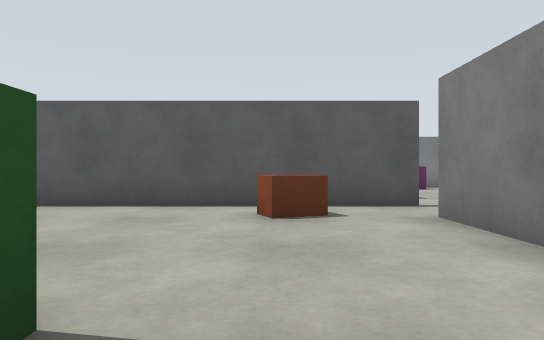
View 1 (above)

20 first-person views from a walk through a robot-simulator world made for Gazebo. The camera is 0.68 m above the floor, looks level and sees 70° across. The floor is counted in squares, 1 m on a side. Each view is taken from the middle of a square. On the plan, view 1 faces up. The plan holds only what a view shows up to about 11 squares ahead; the rest is blank. The place goes on beyond the plan. The robots in the file are not drawn.

View 2
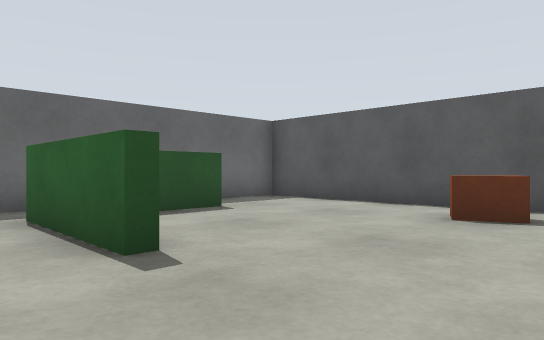

View 3
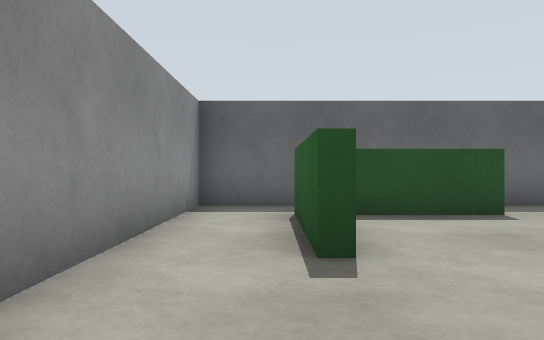

View 4
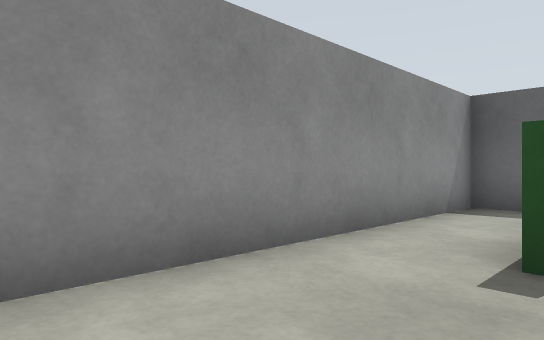

View 5
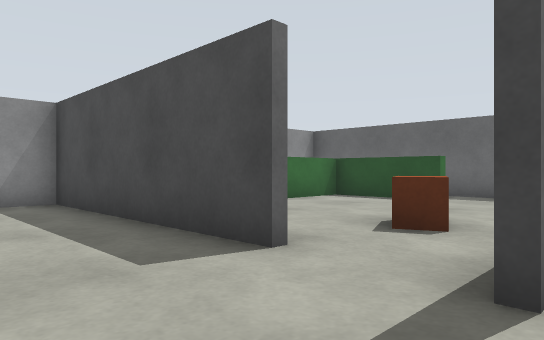

View 6
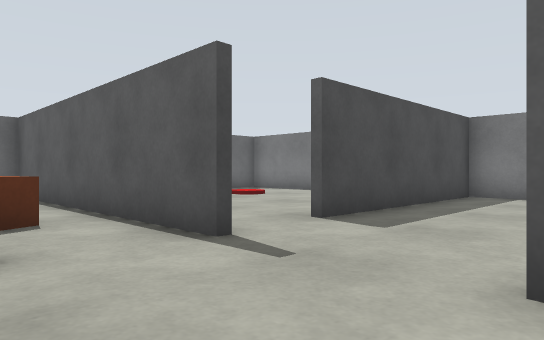

View 7
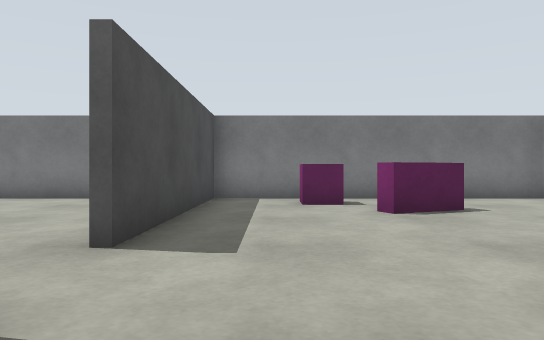

View 8
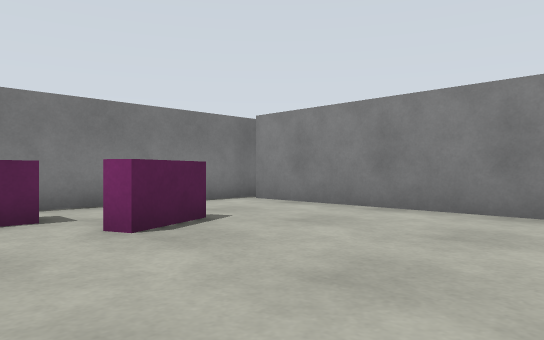

View 9
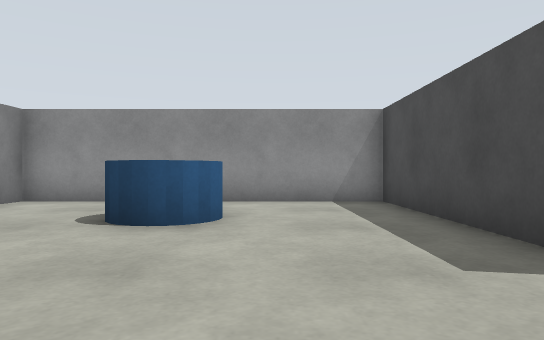

View 10
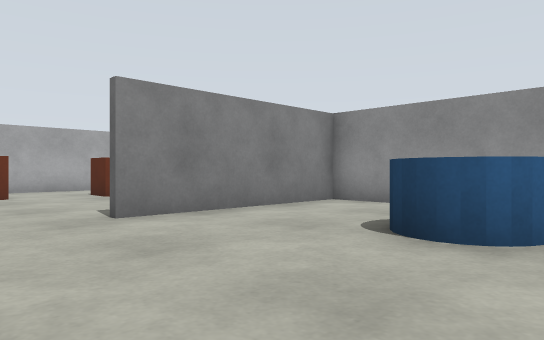

View 11
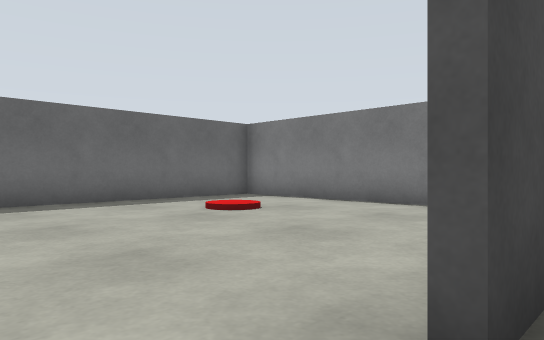

View 12
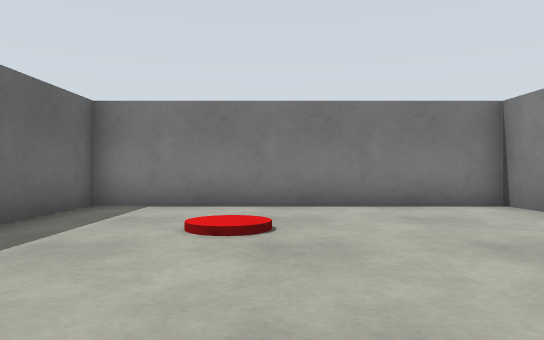

View 13
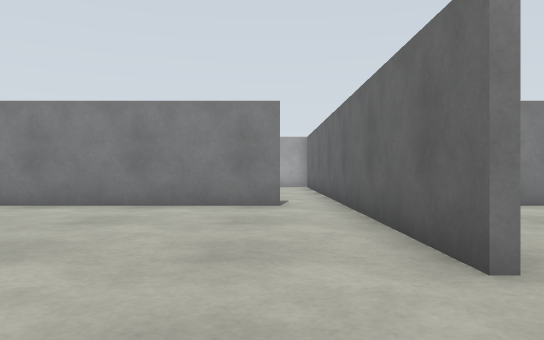

View 14
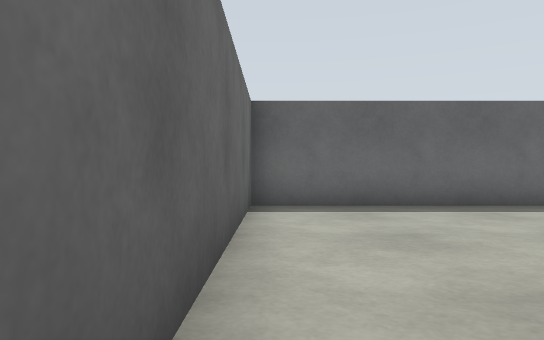

View 15
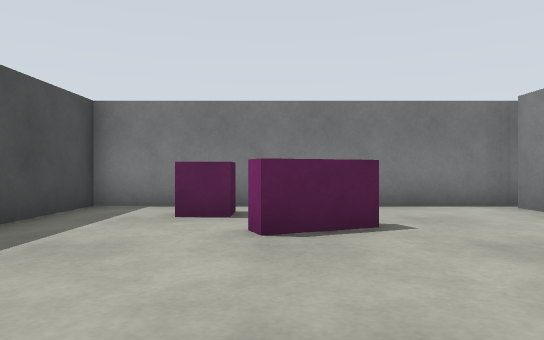

View 16
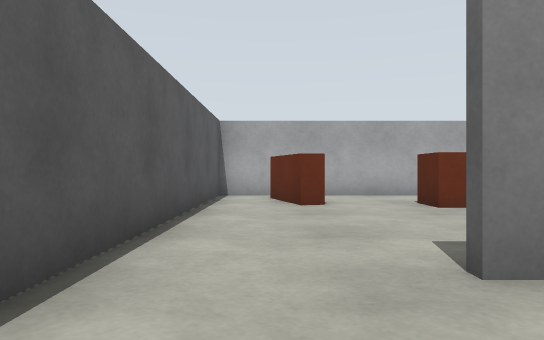

View 17
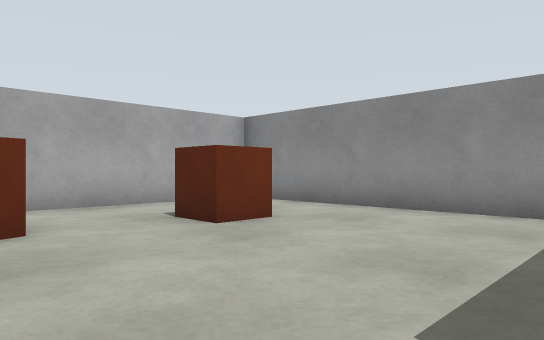

View 18
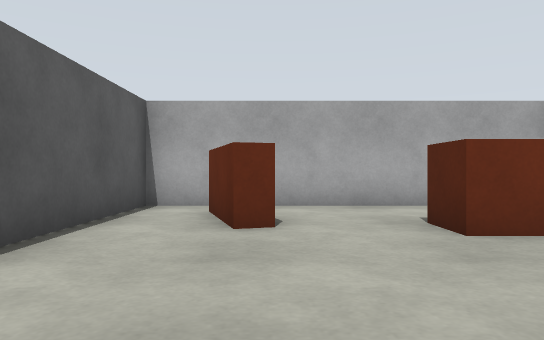

View 19
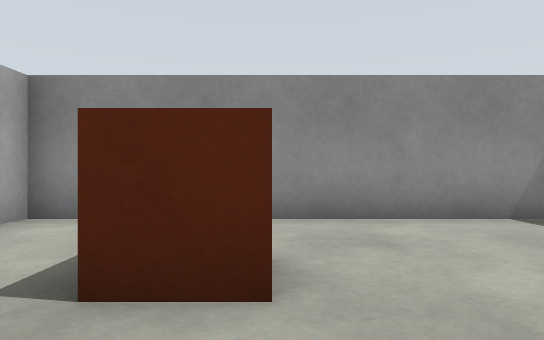

View 20
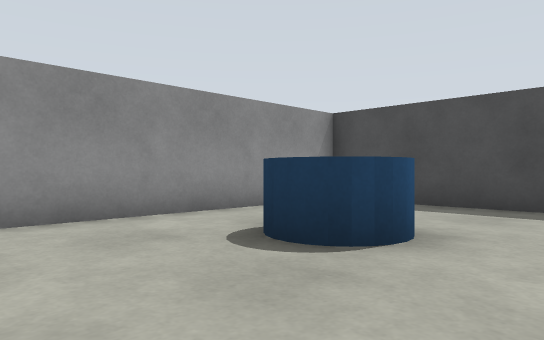

### Floor plan
Ten units are one square. View 1 is at (0, 0); x grows to the right and y downward. Boxes are objects, and circles mark ways between rooms. Rooms are numbered by the first view taken in them; rooms with no view inside come last. Other rooms are left out.
<svg viewBox="-60 -160 249 169">
<path fill="none" stroke="#000" d="M-10 -18 -10 -14M24 -34 24 -56M29 -74 -35 -74M-44 4 16 4M-10 -14 -40 -14M-39 -46 -39 -17 -19 -17M55 -76 104 -76M104 -88 104 -150M109 -154 30 -154M26 -155 26 -94M14 -76 29 -76M26 -56 26 4 104 4 104 -48M24 -142 24 -155M-51 -76 14 -76M30 -154 -54 -154 -54 -70M111 4 184 4 184 -74 100 -74M-54 -70 -54 4 -44 4M-35 -74 -55 -74"/>
<rect x="-5" y="-65" width="20" height="10" fill="#bbb"><title>brown box</title></rect>
<rect x="45" y="-145" width="10" height="10" fill="#bbb"><title>magenta box</title></rect>
<rect x="55" y="-135" width="20" height="20" fill="#bbb"><title>magenta box</title></rect>
<rect x="55" y="-35" width="20" height="20" fill="#bbb"><title>blue cylinder</title></rect>
<rect x="145" y="-35" width="20" height="20" fill="#bbb"><title>brown box</title></rect>
<rect x="155" y="-65" width="20" height="20" fill="#bbb"><title>brown box</title></rect>
<circle cx="20" cy="-60" r="3" fill="#2a7"/>
<circle cx="-40" cy="-55" r="3" fill="#2a7"/>
<circle cx="-50" cy="0" r="3" fill="#2a7"/>
<circle cx="47" cy="-60" r="3" fill="#2a7"/>
<circle cx="25" cy="-85" r="3" fill="#2a7"/>
<circle cx="110" cy="-55" r="3" fill="#2a7"/>
<text x="0" y="-30">1</text>
<text x="70" y="-110">2</text>
<text x="70" y="-30">3</text>
<text x="-20" y="-120">4</text>
<text x="150" y="-30">5</text>
<text x="-50" y="-40">6</text>
</svg>
Room 1 opens to room 2. Room 1 opens to room 6. Room 2 opens to room 3. Room 2 opens to room 4. Room 3 opens to room 5.

Where each view was taken, in squares from view 1:
view 1: 0 up, 0 right, facing up
view 2: 0 up, 2 right, facing up-left
view 3: 1 up, 2 right, facing left
view 4: 2 up, 2 right, facing down-left
view 5: 8 up, 5 right, facing down-left
view 6: 5 up, 6 right, facing up-left
view 7: 6 up, 4 right, facing up
view 8: 8 up, 4 right, facing up-right
view 9: 8 up, 5 right, facing down
view 10: 7 up, 5 right, facing down-right
view 11: 8 up, 3 right, facing up-left
view 12: 8 up, 2 left, facing up
view 13: 9 up, 3 right, facing right
view 14: 8 up, 2 right, facing left
view 15: 8 up, 6 right, facing up
view 16: 6 up, 8 right, facing right
view 17: 6 up, 11 right, facing down-right
view 18: 5 up, 11 right, facing right
view 19: 5 up, 15 right, facing down
view 20: 5 up, 10 right, facing down-left
